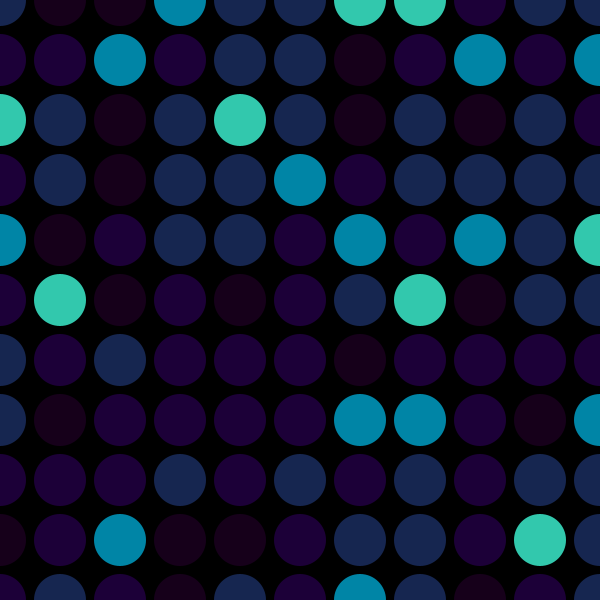
Frame 1 (no input)
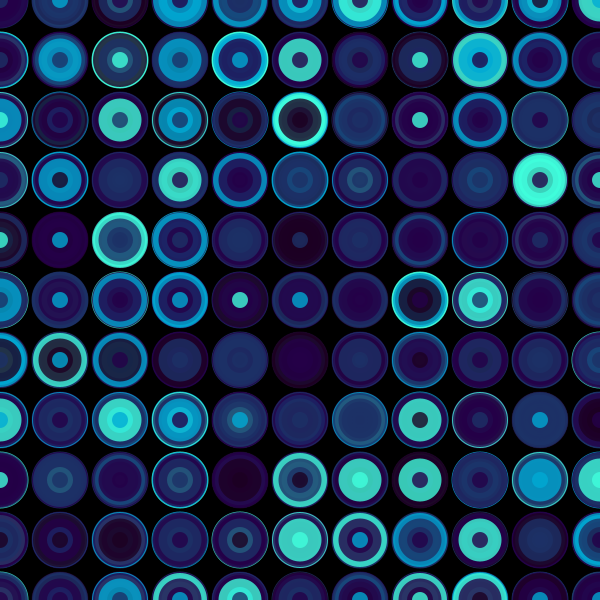
Frame 60 (the mouse pressed at the canvas centre just before this capture)
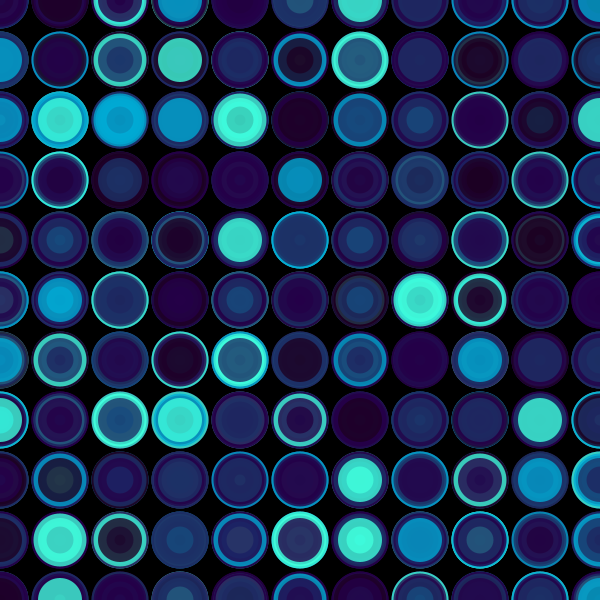
Frame 120 (the mouse held since frame 60 and released just before this capture)

The Processing sketch that drew these frames (run headless with seeded random() and noise(); from frame 60 on, the mouse is pressed at the canvas centre):

// Processing sketch: build
// ── build.pde
void setup() {
	size(600, 600);
	background(#000000);
	smooth();
	frameRate(60);
	ellipseMode(CENTER);
	noStroke();
}

color[] palette = {
  #1C0021,
  #240047,#240047,#240047,
  #1C3166,#1C3166,#1C3166,
  #00A9D4,
  #40FFDC
};

void draw() {

	int m = millis();
	int a = 60;
	int n = m % a;

	for(int i = 0; i < width+a; i += a) {
		for(int j = 0; j < height+a; j += a) {

		    int paletteRandom = int(random(palette.length));
			fill(palette[paletteRandom],200);
			ellipse(i, j, n, n);
		}
	}
}
